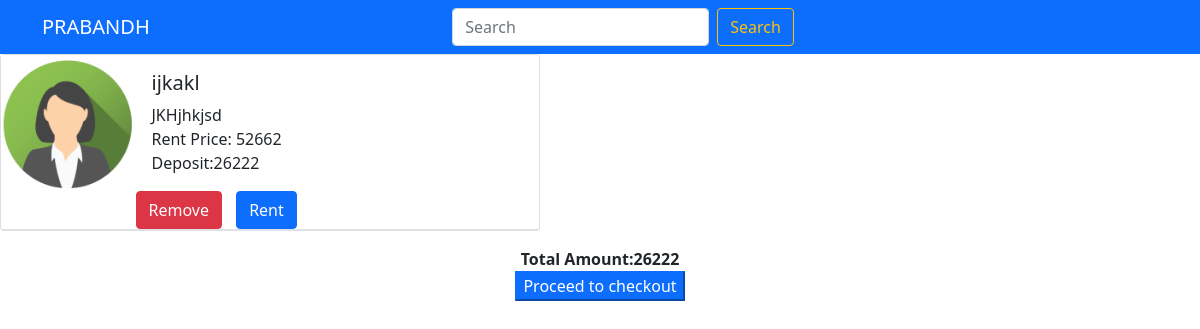
The app's page /cart/ (signed in) with its own data.
### Rent/models.py (models this page shows)
class Product(models.Model):
    seller_of_item=models.ForeignKey(Seller,related_name='seller_of_item', on_delete=models.CASCADE)
    availability=models.BooleanField(default=True)
    title=models.CharField(max_length=20)
    category = models.ForeignKey(Category, on_delete=models.SET_NULL, blank=True, null=True)
    subcategory=models.ForeignKey(Subcategory,on_delete=models.SET_NULL, blank=True, null=True)
    rental_price=models.IntegerField()
    about=models.TextField()
    deposit=models.IntegerField()
    image_of_product=models.ImageField(upload_to='title_photos')
    def __str__(self):
        return self.title

### Rent/views.py (the view)
# urls.py: path('cart/',views.cart,name="cart"),
def cart(request):
    us = request.user
    Cartobj=(Cart.objects.filter(user=us)).values('product_id')
    print(Cartobj)
    prod=[]
    j=0
    for i in Cartobj:
        j=j+1
    print(j)
    for i in range(0, j):
        prod=prod+list(Cartobj[i].values())
    print(prod)
    sum=0
    products = Product.objects.filter(id__in=prod)
    for i in products:
        sum=sum+i.deposit
    param = {
        'product': products,
        'sum':sum,
    }
    print(products)
    return render(request, 'Rent/subcstfil.html', param)

### Rent/templates/Rent/subcstfil.html (shortened to what this page needs)
{% extends 'Rent/Weddings.html' %}
{% load static %}
{% block content %}
    <main>
        {% for i in product %}
            <div class="card mb-3 border-bottom" style="max-width: 540px;">
              <div class="row g-0 border-bottom">
                <div class="col-md-3 col-sm-4">
                  <img src='/media/{{i.image_of_product}}' class="img-fluid me-2" alt="...">
                </div>
                <div class="col-md-9 col-sm-8">
                    <div class="card-body">
                      <h5 class="card-title">{{i.title}}</h5>
                            <p class="card-text">
                              {{i.about}}<BR>Rent Price: {{i.rental_price}}</BR>
                              Deposit:{{i.deposit}}
                            </p>
                    </div>
                  <a href="/cartdel/{{i.id}}" class="btn btn-danger" style="margin-right:10px;">Remove</a>
                  <a href="#" class="btn btn-primary">Rent</a>
                </div>
              </div>
            </div>
     {% endfor %}
            <center>
                <b>Total Amount:{{sum}}<b><br/>
                <button class="btn-primary">Proceed to checkout</button>
            </center>
    </main>
{% endblock %}

### records on screen
Product: image_of_product (picture), title "ijkakl", about "JKHjhkjsd", rental_price "52662", deposit "26222"

### other values on screen
{{ sum }} "26222"
